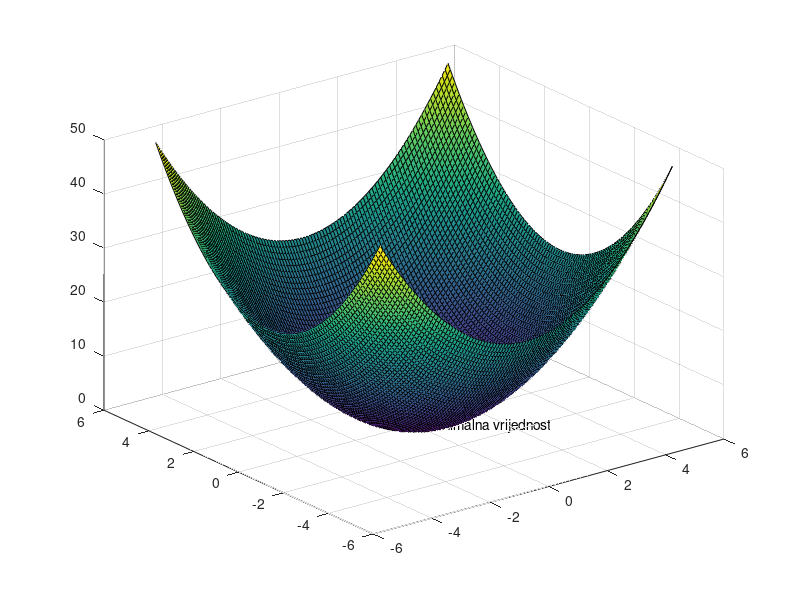

This figure's MATLAB source:
[x,y]=meshgrid(-5:0.1:5,-5:0.1:5);
z=x.^2+y.^2;
surf(x,y,z);

[x,f,m,n,k,v]=ga(@(x) x(1).^2+x(2).^2,2);
text(x(1),x(2),f,'\leftarrow Minimalna vrijednost');
grid on;

r=min(z);
h=min(r)

